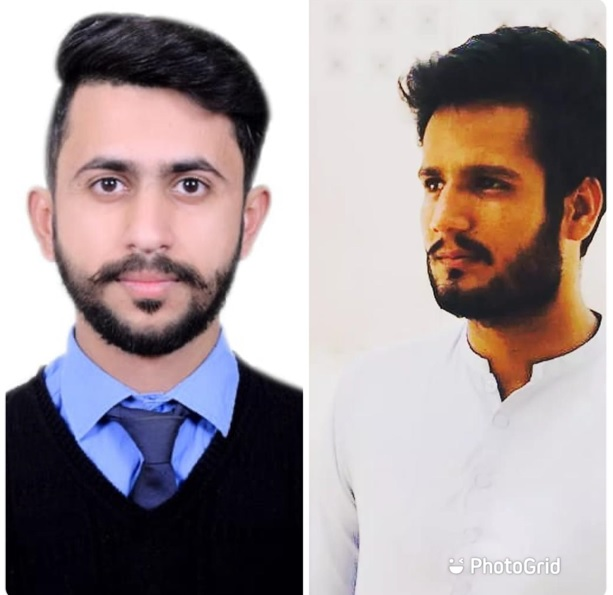
#> input picture EdgeDetection/image.jpeg, 613 x 595 px
$ python EdgeDetector.py
#> lines starting #> are read from the running program, lines starting #| are printed output that depends on the picture; after the words box and inside, x2 and y2 are one past the last pixel; in counts of white or black regions, pixels touching at a corner belong together
import cv2
import numpy as np

filename='image.jpeg'
img = cv2.imread(filename)
#> img is the input picture: shape (595, 613, 3); mean B, G, R 153.7, 151.5, 163.2
gray = cv2.cvtColor(img,cv2.COLOR_BGR2GRAY)
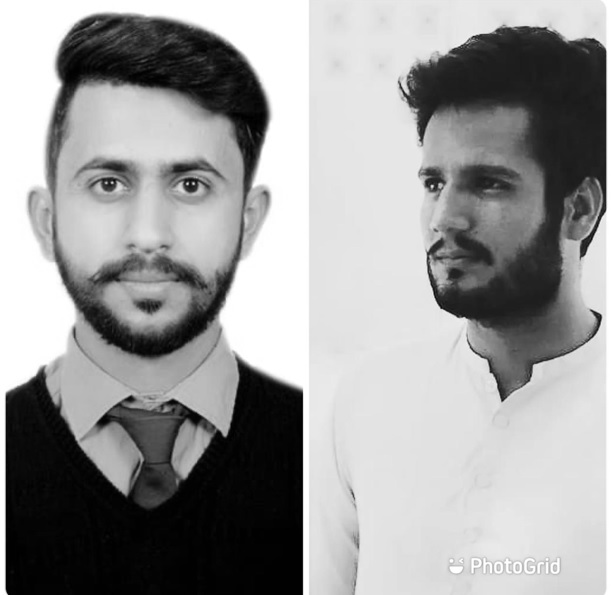
#> gray: shape (595, 613); min 0, max 255, mean 155.3

gray=np.float32(gray)
dst = cv2.cornerHarris(gray , 6, 9, 0, 0.05)
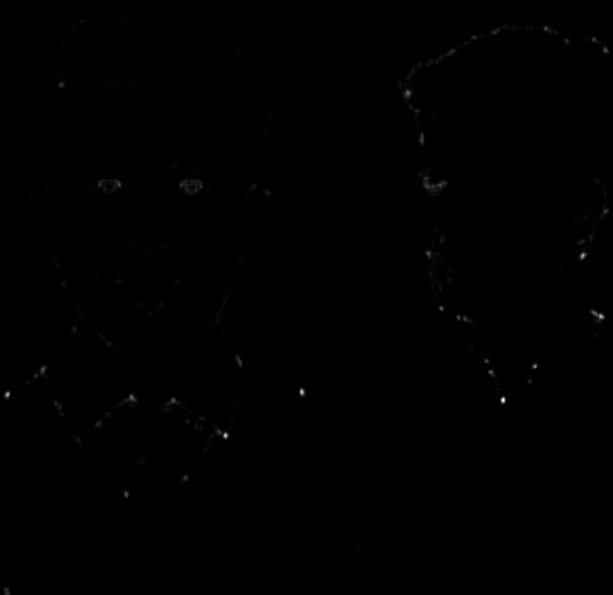
#> dst: shape (595, 613) float32; min -5.36e-06, max 7.6e+13, mean 1.26e+11; drawn with min black and max white
#dst=cv2.comerHarris(gray,2,3,0,0.04)

#result is dilated for marking the corners,not important
dst=cv2.dilate(dst,None)

#Thershold for an optimal value, it may vary depending on the image.
img[dst>0.01*dst.max()]=[0 , 0, 255]
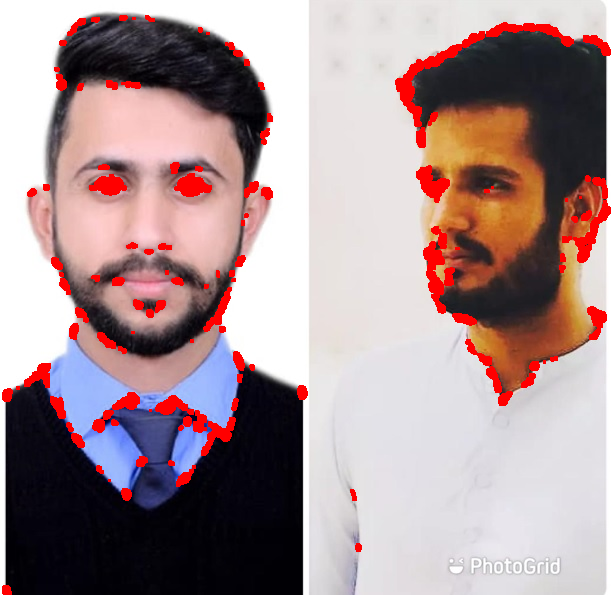
#> img: shape (595, 613, 3); 4.54% of pixels changed, all inside (x1, y1, x2, y2) = (2, 15, 611, 595)

cv2.imshow('dst', img)
if cv2.waitKey(0) & 0xff ==27:
#> (key Esc is pressed here)
  cv2.destroyAllWindows()
